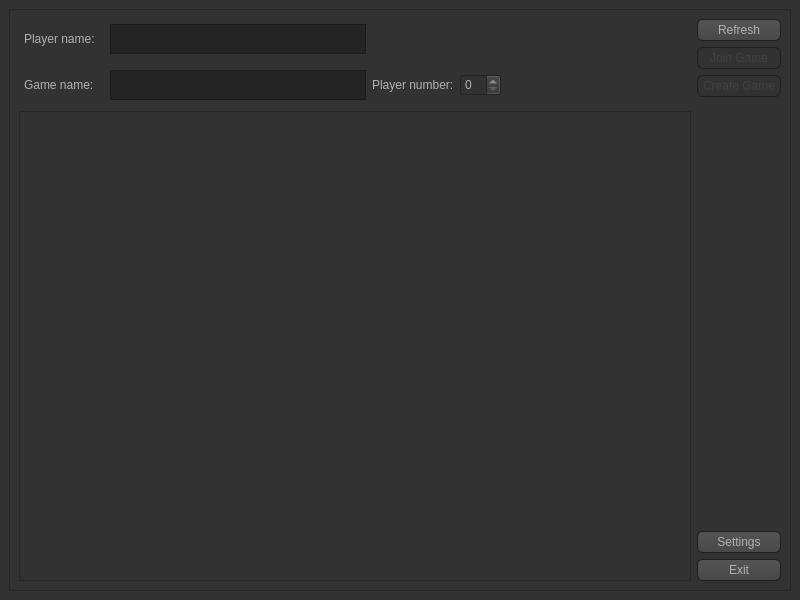
<?xml version="1.0" encoding="UTF-8"?>
<ui version="4.0">
 <class>MainWindow</class>
 <widget class="QMainWindow" name="MainWindow">
  <property name="geometry">
   <rect>
    <x>0</x>
    <y>0</y>
    <width>800</width>
    <height>600</height>
   </rect>
  </property>
  <property name="windowTitle">
   <string>MainWindow</string>
  </property>
  <property name="styleSheet">
   <string notr="true">QWidget#centralwidget{
	background-image: url(:/img/img/bg.png);
}

QWidget#gamesListWidget{
	background-color: #323232;
}

QToolTip
{
     border: 1px solid black;
     background-color: #ffa02f;
     padding: 1px;
     border-radius: 3px;
     opacity: 100;
}

QWidget
{
    color: #b1b1b1;
    background-color: #323232;
}

QWidget:item:hover
{
    background-color: QLinearGradient( x1: 0, y1: 0, x2: 0, y2: 1, stop: 0 #ffa02f, stop: 1 #ca0619);
    color: #000000;
}

QWidget:item:selected
{
    background-color: QLinearGradient( x1: 0, y1: 0, x2: 0, y2: 1, stop: 0 #ffa02f, stop: 1 #d7801a);
}

QMenuBar::item
{
    background: transparent;
}

QMenuBar::item:selected
{
    background: transparent;
    border: 1px solid #ffaa00;
}

QMenuBar::item:pressed
{
    background: #444;
    border: 1px solid #000;
    background-color: QLinearGradient(
        x1:0, y1:0,
        x2:0, y2:1,
        stop:1 #212121,
        stop:0.4 #343434/*,
        stop:0.2 #343434,
        stop:0.1 #ffaa00*/
    );
    margin-bottom:-1px;
    padding-bottom:1px;
}

QMenu
{
    border: 1px solid #000;
}

QMenu::item
{
    padding: 2px 20px 2px 20px;
}

QMenu::item:selected
{
    color: #000000;
}

QWidget:disabled
{
    color: #404040;
    background-color: #323232;
}

QAbstractItemView
{
    background-color: QLinearGradient( x1: 0, y1: 0, x2: 0, y2: 1, stop: 0 #4d4d4d, stop: 0.1 #646464, stop: 1 #5d5d5d);
}

QWidget:focus
{
    /*border: 2px solid QLinearGradient( x1: 0, y1: 0, x2: 0, y2: 1, stop: 0 #ffa02f, stop: 1 #d7801a);*/
}

QLineEdit
{
    background-color: QLinearGradient( x1: 0, y1: 0, x2: 0, y2: 1, stop: 0 #4d4d4d, stop: 0 #646464, stop: 1 #5d5d5d);
    padding: 1px;
    border-style: solid;
    border: 1px solid #1e1e1e;
    border-radius: 5;
}

QPushButton
{
    color: #b1b1b1;
    background-color: QLinearGradient( x1: 0, y1: 0, x2: 0, y2: 1, stop: 0 #565656, stop: 0.1 #525252, stop: 0.5 #4e4e4e, stop: 0.9 #4a4a4a, stop: 1 #464646);
    border-width: 1px;
    border-color: #1e1e1e;
    border-style: solid;
    border-radius: 6;
    padding: 3px;
    font-size: 12px;
    padding-left: 5px;
    padding-right: 5px;
}

QPushButton:pressed
{
    background-color: QLinearGradient( x1: 0, y1: 0, x2: 0, y2: 1, stop: 0 #2d2d2d, stop: 0.1 #2b2b2b, stop: 0.5 #292929, stop: 0.9 #282828, stop: 1 #252525);
}

QComboBox
{
    selection-background-color: #ffaa00;
    background-color: QLinearGradient( x1: 0, y1: 0, x2: 0, y2: 1, stop: 0 #565656, stop: 0.1 #525252, stop: 0.5 #4e4e4e, stop: 0.9 #4a4a4a, stop: 1 #464646);
    border-style: solid;
    border: 1px solid #1e1e1e;
    border-radius: 5;
}

QComboBox:hover,QPushButton:hover
{
    border: 2px solid QLinearGradient( x1: 0, y1: 0, x2: 0, y2: 1, stop: 0 #ffa02f, stop: 1 #d7801a);
}


QComboBox:on
{
    padding-top: 3px;
    padding-left: 4px;
    background-color: QLinearGradient( x1: 0, y1: 0, x2: 0, y2: 1, stop: 0 #2d2d2d, stop: 0.1 #2b2b2b, stop: 0.5 #292929, stop: 0.9 #282828, stop: 1 #252525);
    selection-background-color: #ffaa00;
}

QComboBox QAbstractItemView
{
    border: 2px solid darkgray;
    selection-background-color: QLinearGradient( x1: 0, y1: 0, x2: 0, y2: 1, stop: 0 #ffa02f, stop: 1 #d7801a);
}

QComboBox::drop-down
{
     subcontrol-origin: padding;
     subcontrol-position: top right;
     width: 15px;

     border-left-width: 0px;
     border-left-color: darkgray;
     border-left-style: solid; /* just a single line */
     border-top-right-radius: 3px; /* same radius as the QComboBox */
     border-bottom-right-radius: 3px;
 }

QComboBox::down-arrow
{
     image: url(:/down_arrow.png);
}

QGroupBox:focus
{
border: 2px solid QLinearGradient( x1: 0, y1: 0, x2: 0, y2: 1, stop: 0 #ffa02f, stop: 1 #d7801a);
}

QTextEdit:focus
{
    border: 2px solid QLinearGradient( x1: 0, y1: 0, x2: 0, y2: 1, stop: 0 #ffa02f, stop: 1 #d7801a);
}

QScrollBar:horizontal {
     border: 1px solid #222222;
     background: QLinearGradient( x1: 0, y1: 0, x2: 0, y2: 1, stop: 0.0 #121212, stop: 0.2 #282828, stop: 1 #484848);
     height: 7px;
     margin: 0px 16px 0 16px;
}

QScrollBar::handle:horizontal
{
      background: QLinearGradient( x1: 0, y1: 0, x2: 1, y2: 0, stop: 0 #ffa02f, stop: 0.5 #d7801a, stop: 1 #ffa02f);
      min-height: 20px;
      border-radius: 2px;
}

QScrollBar::add-line:horizontal {
      border: 1px solid #1b1b19;
      border-radius: 2px;
      background: QLinearGradient( x1: 0, y1: 0, x2: 1, y2: 0, stop: 0 #ffa02f, stop: 1 #d7801a);
      width: 14px;
      subcontrol-position: right;
      subcontrol-origin: margin;
}

QScrollBar::sub-line:horizontal {
      border: 1px solid #1b1b19;
      border-radius: 2px;
      background: QLinearGradient( x1: 0, y1: 0, x2: 1, y2: 0, stop: 0 #ffa02f, stop: 1 #d7801a);
      width: 14px;
     subcontrol-position: left;
     subcontrol-origin: margin;
}

QScrollBar::right-arrow:horizontal, QScrollBar::left-arrow:horizontal
{
      border: 1px solid black;
      width: 1px;
      height: 1px;
      background: white;
}

QScrollBar::add-page:horizontal, QScrollBar::sub-page:horizontal
{
      background: none;
}

QScrollBar:vertical
{
      background: QLinearGradient( x1: 0, y1: 0, x2: 1, y2: 0, stop: 0.0 #121212, stop: 0.2 #282828, stop: 1 #484848);
      width: 7px;
      margin: 16px 0 16px 0;
      border: 1px solid #222222;
}

QScrollBar::handle:vertical
{
      background: QLinearGradient( x1: 0, y1: 0, x2: 0, y2: 1, stop: 0 #ffa02f, stop: 0.5 #d7801a, stop: 1 #ffa02f);
      min-height: 20px;
      border-radius: 2px;
}

QScrollBar::add-line:vertical
{
      border: 1px solid #1b1b19;
      border-radius: 2px;
      background: QLinearGradient( x1: 0, y1: 0, x2: 0, y2: 1, stop: 0 #ffa02f, stop: 1 #d7801a);
      height: 14px;
      subcontrol-position: bottom;
      subcontrol-origin: margin;
}

QScrollBar::sub-line:vertical
{
      border: 1px solid #1b1b19;
      border-radius: 2px;
      background: QLinearGradient( x1: 0, y1: 0, x2: 0, y2: 1, stop: 0 #d7801a, stop: 1 #ffa02f);
      height: 14px;
      subcontrol-position: top;
      subcontrol-origin: margin;
}

QScrollBar::up-arrow:vertical, QScrollBar::down-arrow:vertical
{
      border: 1px solid black;
      width: 1px;
      height: 1px;
      background: white;
}


QScrollBar::add-page:vertical, QScrollBar::sub-page:vertical
{
      background: none;
}

QTextEdit
{
    background-color: #242424;
}

QPlainTextEdit
{
    background-color: #242424;
}

QHeaderView::section
{
    background-color: QLinearGradient(x1:0, y1:0, x2:0, y2:1, stop:0 #616161, stop: 0.5 #505050, stop: 0.6 #434343, stop:1 #656565);
    color: white;
    padding-left: 4px;
    border: 1px solid #6c6c6c;
}

QCheckBox:disabled
{
color: #414141;
}

QDockWidget::title
{
    text-align: center;
    spacing: 3px; /* spacing between items in the tool bar */
    background-color: QLinearGradient(x1:0, y1:0, x2:0, y2:1, stop:0 #323232, stop: 0.5 #242424, stop:1 #323232);
}

QDockWidget::close-button, QDockWidget::float-button
{
    text-align: center;
    spacing: 1px; /* spacing between items in the tool bar */
    background-color: QLinearGradient(x1:0, y1:0, x2:0, y2:1, stop:0 #323232, stop: 0.5 #242424, stop:1 #323232);
}

QDockWidget::close-button:hover, QDockWidget::float-button:hover
{
    background: #242424;
}

QDockWidget::close-button:pressed, QDockWidget::float-button:pressed
{
    padding: 1px -1px -1px 1px;
}

QMainWindow::separator
{
    background-color: QLinearGradient(x1:0, y1:0, x2:0, y2:1, stop:0 #161616, stop: 0.5 #151515, stop: 0.6 #212121, stop:1 #343434);
    color: white;
    padding-left: 4px;
    border: 1px solid #4c4c4c;
    spacing: 3px; /* spacing between items in the tool bar */
}

QMainWindow::separator:hover
{

    background-color: QLinearGradient(x1:0, y1:0, x2:0, y2:1, stop:0 #d7801a, stop:0.5 #b56c17 stop:1 #ffa02f);
    color: white;
    padding-left: 4px;
    border: 1px solid #6c6c6c;
    spacing: 3px; /* spacing between items in the tool bar */
}

QToolBar::handle
{
     spacing: 3px; /* spacing between items in the tool bar */
     background: url(:/images/handle.png);
}

QMenu::separator
{
    height: 2px;
    background-color: QLinearGradient(x1:0, y1:0, x2:0, y2:1, stop:0 #161616, stop: 0.5 #151515, stop: 0.6 #212121, stop:1 #343434);
    color: white;
    padding-left: 4px;
    margin-left: 10px;
    margin-right: 5px;
}

QProgressBar
{
    border: 2px solid grey;
    border-radius: 5px;
    text-align: center;
}

QProgressBar::chunk
{
    background-color: #d7801a;
    width: 2.15px;
    margin: 0.5px;
}

QTabBar::tab {
    color: #b1b1b1;
    border: 1px solid #444;
    border-bottom-style: none;
    background-color: #323232;
    padding-left: 10px;
    padding-right: 10px;
    padding-top: 3px;
    padding-bottom: 2px;
    margin-right: -1px;
}

QTabWidget::pane {
    border: 1px solid #444;
    top: 1px;
}

QTabBar::tab:last
{
    margin-right: 0; /* the last selected tab has nothing to overlap with on the right */
    border-top-right-radius: 3px;
}

QTabBar::tab:first:!selected
{
 margin-left: 0px; /* the last selected tab has nothing to overlap with on the right */


    border-top-left-radius: 3px;
}

QTabBar::tab:!selected
{
    color: #b1b1b1;
    border-bottom-style: solid;
    margin-top: 3px;
    background-color: QLinearGradient(x1:0, y1:0, x2:0, y2:1, stop:1 #212121, stop:.4 #343434);
}

QTabBar::tab:selected
{
    border-top-left-radius: 3px;
    border-top-right-radius: 3px;
    margin-bottom: 0px;
}

QTabBar::tab:!selected:hover
{
    /*border-top: 2px solid #ffaa00;
    padding-bottom: 3px;*/
    border-top-left-radius: 3px;
    border-top-right-radius: 3px;
    background-color: QLinearGradient(x1:0, y1:0, x2:0, y2:1, stop:1 #212121, stop:0.4 #343434, stop:0.2 #343434, stop:0.1 #ffaa00);
}

QRadioButton::indicator:checked, QRadioButton::indicator:unchecked{
    color: #b1b1b1;
    background-color: #323232;
    border: 1px solid #b1b1b1;
    border-radius: 6px;
}

QRadioButton::indicator:checked
{
    background-color: qradialgradient(
        cx: 0.5, cy: 0.5,
        fx: 0.5, fy: 0.5,
        radius: 1.0,
        stop: 0.25 #ffaa00,
        stop: 0.3 #323232
    );
}

QCheckBox::indicator{
    color: #b1b1b1;
    background-color: #323232;
    border: 1px solid #b1b1b1;
    width: 9px;
    height: 9px;
}

QRadioButton::indicator
{
    border-radius: 6px;
}

QRadioButton::indicator:hover, QCheckBox::indicator:hover
{
    border: 1px solid #ffaa00;
}

QCheckBox::indicator:checked
{
    image:url(:/images/checkbox.png);
}

QCheckBox::indicator:disabled, QRadioButton::indicator:disabled
{
    border: 1px solid #444;
}</string>
  </property>
  <widget class="QWidget" name="centralwidget">
   <layout class="QGridLayout" name="gridLayout">
    <item row="0" column="0">
     <widget class="QFrame" name="frame">
      <property name="sizePolicy">
       <sizepolicy hsizetype="Fixed" vsizetype="Fixed">
        <horstretch>0</horstretch>
        <verstretch>0</verstretch>
       </sizepolicy>
      </property>
      <property name="minimumSize">
       <size>
        <width>400</width>
        <height>300</height>
       </size>
      </property>
      <property name="maximumSize">
       <size>
        <width>800</width>
        <height>600</height>
       </size>
      </property>
      <property name="frameShape">
       <enum>QFrame::StyledPanel</enum>
      </property>
      <property name="frameShadow">
       <enum>QFrame::Raised</enum>
      </property>
      <layout class="QGridLayout" name="gridLayout_2">
       <item row="0" column="2">
        <layout class="QVBoxLayout" name="verticalLayout_buttons">
         <item>
          <widget class="QPushButton" name="refreshButton">
           <property name="text">
            <string>Refresh</string>
           </property>
           <property name="icon">
            <iconset>
             <selectedon>:/img/img/refresh.png</selectedon>
            </iconset>
           </property>
          </widget>
         </item>
         <item>
          <widget class="QPushButton" name="joinButton">
           <property name="enabled">
            <bool>false</bool>
           </property>
           <property name="text">
            <string>Join Game</string>
           </property>
           <property name="icon">
            <iconset>
             <selectedon>:/img/img/join.png</selectedon>
            </iconset>
           </property>
          </widget>
         </item>
         <item>
          <widget class="QPushButton" name="createButton">
           <property name="enabled">
            <bool>false</bool>
           </property>
           <property name="text">
            <string>Create Game</string>
           </property>
           <property name="icon">
            <iconset>
             <selectedon>:/img/img/create.png</selectedon>
            </iconset>
           </property>
          </widget>
         </item>
         <item>
          <spacer name="buttonsVerticalSpacer">
           <property name="orientation">
            <enum>Qt::Vertical</enum>
           </property>
           <property name="sizeHint" stdset="0">
            <size>
             <width>20</width>
             <height>40</height>
            </size>
           </property>
          </spacer>
         </item>
         <item>
          <widget class="QPushButton" name="settingsButton">
           <property name="text">
            <string>Settings</string>
           </property>
           <property name="icon">
            <iconset>
             <selectedon>:/img/img/settings.png</selectedon>
            </iconset>
           </property>
          </widget>
         </item>
         <item>
          <widget class="QPushButton" name="exitButton">
           <property name="text">
            <string>Exit</string>
           </property>
           <property name="icon">
            <iconset>
             <selectedon>:/img/img/exit.png</selectedon>
            </iconset>
           </property>
          </widget>
         </item>
        </layout>
       </item>
       <item row="0" column="0">
        <layout class="QVBoxLayout" name="verticalLayout_rooms">
         <item>
          <layout class="QHBoxLayout" name="playerNameHorizontalLayout">
           <property name="sizeConstraint">
            <enum>QLayout::SetDefaultConstraint</enum>
           </property>
           <property name="leftMargin">
            <number>5</number>
           </property>
           <property name="topMargin">
            <number>5</number>
           </property>
           <property name="rightMargin">
            <number>5</number>
           </property>
           <property name="bottomMargin">
            <number>5</number>
           </property>
           <item>
            <widget class="QLabel" name="label">
             <property name="minimumSize">
              <size>
               <width>80</width>
               <height>0</height>
              </size>
             </property>
             <property name="text">
              <string>Player name: </string>
             </property>
            </widget>
           </item>
           <item>
            <widget class="QTextEdit" name="playerNameTextEdit">
             <property name="enabled">
              <bool>true</bool>
             </property>
             <property name="sizePolicy">
              <sizepolicy hsizetype="Maximum" vsizetype="Maximum">
               <horstretch>0</horstretch>
               <verstretch>0</verstretch>
              </sizepolicy>
             </property>
             <property name="maximumSize">
              <size>
               <width>16777215</width>
               <height>30</height>
              </size>
             </property>
             <property name="font">
              <font>
               <pointsize>10</pointsize>
              </font>
             </property>
             <property name="focusPolicy">
              <enum>Qt::StrongFocus</enum>
             </property>
             <property name="tabChangesFocus">
              <bool>true</bool>
             </property>
            </widget>
           </item>
           <item>
            <widget class="QLabel" name="messageLabel">
             <property name="font">
              <font>
               <weight>75</weight>
               <bold>true</bold>
              </font>
             </property>
             <property name="text">
              <string/>
             </property>
            </widget>
           </item>
           <item>
            <spacer name="playerHorizontalSpacer">
             <property name="orientation">
              <enum>Qt::Horizontal</enum>
             </property>
             <property name="sizeHint" stdset="0">
              <size>
               <width>40</width>
               <height>20</height>
              </size>
             </property>
            </spacer>
           </item>
          </layout>
         </item>
         <item>
          <layout class="QHBoxLayout" name="gameNameHorizontalLayout">
           <property name="leftMargin">
            <number>5</number>
           </property>
           <property name="topMargin">
            <number>5</number>
           </property>
           <property name="rightMargin">
            <number>5</number>
           </property>
           <property name="bottomMargin">
            <number>5</number>
           </property>
           <item>
            <widget class="QLabel" name="gameNameLabel">
             <property name="minimumSize">
              <size>
               <width>80</width>
               <height>0</height>
              </size>
             </property>
             <property name="text">
              <string>Game name:</string>
             </property>
            </widget>
           </item>
           <item>
            <widget class="QTextEdit" name="gameNameTextEdit">
             <property name="enabled">
              <bool>true</bool>
             </property>
             <property name="sizePolicy">
              <sizepolicy hsizetype="Maximum" vsizetype="Maximum">
               <horstretch>0</horstretch>
               <verstretch>0</verstretch>
              </sizepolicy>
             </property>
             <property name="maximumSize">
              <size>
               <width>16777215</width>
               <height>30</height>
              </size>
             </property>
             <property name="font">
              <font>
               <pointsize>10</pointsize>
              </font>
             </property>
             <property name="tabChangesFocus">
              <bool>true</bool>
             </property>
            </widget>
           </item>
           <item>
            <widget class="QLabel" name="playerNameLabel">
             <property name="text">
              <string>Player number:</string>
             </property>
            </widget>
           </item>
           <item>
            <widget class="QSpinBox" name="PlayerNumberSpinBox"/>
           </item>
           <item>
            <spacer name="GameHorizontalSpacer">
             <property name="orientation">
              <enum>Qt::Horizontal</enum>
             </property>
             <property name="sizeHint" stdset="0">
              <size>
               <width>40</width>
               <height>20</height>
              </size>
             </property>
            </spacer>
           </item>
          </layout>
         </item>
         <item>
          <widget class="QListWidget" name="gamesListWidget">
           <property name="font">
            <font>
             <pointsize>10</pointsize>
            </font>
           </property>
           <property name="autoFillBackground">
            <bool>false</bool>
           </property>
          </widget>
         </item>
        </layout>
       </item>
      </layout>
     </widget>
    </item>
   </layout>
  </widget>
 </widget>
 <resources/>
 <connections/>
</ui>
